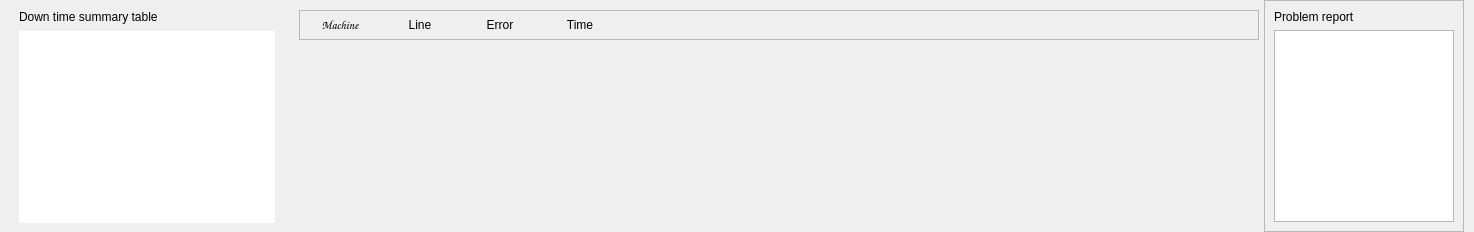
                   <widget class="QFrame" name="frame_75">
                    <property name="frameShape">
                     <enum>QFrame::NoFrame</enum>
                    </property>
                    <layout class="QHBoxLayout" name="horizontalLayout_61">
                     <property name="spacing">
                      <number>5</number>
                     </property>
                     <property name="leftMargin">
                      <number>10</number>
                     </property>
                     <property name="topMargin">
                      <number>0</number>
                     </property>
                     <property name="rightMargin">
                      <number>10</number>
                     </property>
                     <property name="bottomMargin">
                      <number>0</number>
                     </property>
                     <item>
                      <widget class="QFrame" name="frame_82">
                       <property name="maximumSize">
                        <size>
                         <width>400</width>
                         <height>16777215</height>
                        </size>
                       </property>
                       <property name="frameShape">
                        <enum>QFrame::NoFrame</enum>
                       </property>
                       <layout class="QVBoxLayout" name="verticalLayout_47">
                        <item>
                         <widget class="QLabel" name="label_61">
                          <property name="maximumSize">
                           <size>
                            <width>16777215</width>
                            <height>30</height>
                           </size>
                          </property>
                          <property name="text">
                           <string>Down time summary table</string>
                          </property>
                         </widget>
                        </item>
                        <item>
                         <widget class="QTableView" name="DT_table">
                          <property name="sizePolicy">
                           <sizepolicy hsizetype="Minimum" vsizetype="Minimum">
                            <horstretch>0</horstretch>
                            <verstretch>0</verstretch>
                           </sizepolicy>
                          </property>
                          <property name="frameShape">
                           <enum>QFrame::NoFrame</enum>
                          </property>
                          <property name="frameShadow">
                           <enum>QFrame::Raised</enum>
                          </property>
                          <property name="editTriggers">
                           <set>QAbstractItemView::NoEditTriggers</set>
                          </property>
                          <property name="alternatingRowColors">
                           <bool>true</bool>
                          </property>
                          <property name="showGrid">
                           <bool>false</bool>
                          </property>
                          <property name="sortingEnabled">
                           <bool>true</bool>
                          </property>
                          <attribute name="horizontalHeaderVisible">
                           <bool>false</bool>
                          </attribute>
                         </widget>
                        </item>
                       </layout>
                      </widget>
                     </item>
                     <item>
                      <widget class="QFrame" name="frame_83">
                       <property name="frameShape">
                        <enum>QFrame::NoFrame</enum>
                       </property>
                       <layout class="QVBoxLayout" name="verticalLayout_46">
                        <property name="spacing">
                         <number>6</number>
                        </property>
                        <property name="leftMargin">
                         <number>10</number>
                        </property>
                        <property name="topMargin">
                         <number>10</number>
                        </property>
                        <property name="rightMargin">
                         <number>0</number>
                        </property>
                        <property name="bottomMargin">
                         <number>0</number>
                        </property>
                        <item>
                         <widget class="QFrame" name="frame_86">
                          <property name="maximumSize">
                           <size>
                            <width>16777215</width>
                            <height>30</height>
                           </size>
                          </property>
                          <property name="frameShape">
                           <enum>QFrame::StyledPanel</enum>
                          </property>
                          <property name="frameShadow">
                           <enum>QFrame::Raised</enum>
                          </property>
                          <layout class="QHBoxLayout" name="horizontalLayout_64">
                           <property name="spacing">
                            <number>0</number>
                           </property>
                           <property name="leftMargin">
                            <number>0</number>
                           </property>
                           <property name="topMargin">
                            <number>0</number>
                           </property>
                           <property name="rightMargin">
                            <number>0</number>
                           </property>
                           <property name="bottomMargin">
                            <number>0</number>
                           </property>
                           <item>
                            <widget class="QPushButton" name="DT_detail_chart_machine_btn">
                             <property name="font">
                              <font>
                               <family>Comic Sans MS</family>
                              </font>
                             </property>
                             <property name="text">
                              <string>Machine</string>
                             </property>
                             <property name="flat">
                              <bool>true</bool>
                             </property>
                            </widget>
                           </item>
                           <item>
                            <widget class="QPushButton" name="DT_detail_chart_line_btn">
                             <property name="text">
                              <string>Line</string>
                             </property>
                             <property name="flat">
                              <bool>true</bool>
                             </property>
                            </widget>
                           </item>
                           <item>
                            <widget class="QPushButton" name="DT_detail_chart_error_btn">
                             <property name="text">
                              <string>Error</string>
                             </property>
                             <property name="flat">
                              <bool>true</bool>
                             </property>
                            </widget>
                           </item>
                           <item>
                            <widget class="QPushButton" name="DT_detail_chart_time_btn">
                             <property name="text">
                              <string>Time</string>
                             </property>
                             <property name="flat">
                              <bool>true</bool>
                             </property>
                            </widget>
                           </item>
                           <item>
                            <spacer name="horizontalSpacer_2">
                             <property name="orientation">
                              <enum>Qt::Horizontal</enum>
                             </property>
                             <property name="sizeHint" stdset="0">
                              <size>
                               <width>638</width>
                               <height>20</height>
                              </size>
                             </property>
                            </spacer>
                           </item>
                          </layout>
                         </widget>
                        </item>
                        <item>
                         <widget class="QWidget" name="DT_chart_legend" native="true"/>
                        </item>
                        <item>
                         <widget class="QWidget" name="DT_chart" native="true"/>
                        </item>
                       </layout>
                      </widget>
                     </item>
                     <item>
                      <widget class="QFrame" name="frame_94">
                       <property name="maximumSize">
                        <size>
                         <width>200</width>
                         <height>16777215</height>
                        </size>
                       </property>
                       <property name="frameShape">
                        <enum>QFrame::StyledPanel</enum>
                       </property>
                       <property name="frameShadow">
                        <enum>QFrame::Raised</enum>
                       </property>
                       <layout class="QVBoxLayout" name="verticalLayout_48">
                        <item>
                         <widget class="QLabel" name="label_66">
                          <property name="sizePolicy">
                           <sizepolicy hsizetype="Maximum" vsizetype="Maximum">
                            <horstretch>0</horstretch>
                            <verstretch>0</verstretch>
                           </sizepolicy>
                          </property>
                          <property name="maximumSize">
                           <size>
                            <width>16777215</width>
                            <height>30</height>
                           </size>
                          </property>
                          <property name="text">
                           <string>Problem report</string>
                          </property>
                         </widget>
                        </item>
                        <item>
                         <widget class="QListWidget" name="DT_problem_listwidget">
                          <property name="sizePolicy">
                           <sizepolicy hsizetype="Minimum" vsizetype="Minimum">
                            <horstretch>0</horstretch>
                            <verstretch>0</verstretch>
                           </sizepolicy>
                          </property>
                         </widget>
                        </item>
                       </layout>
                      </widget>
                     </item>
                    </layout>
                   </widget>
